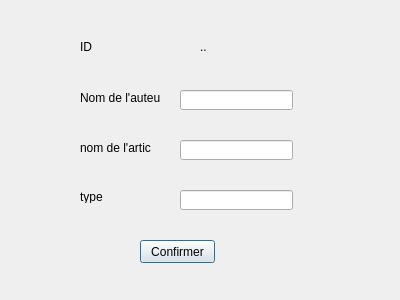
<?xml version="1.0" encoding="UTF-8"?>
<ui version="4.0">
 <class>modifier</class>
 <widget class="QDialog" name="modifier">
  <property name="geometry">
   <rect>
    <x>0</x>
    <y>0</y>
    <width>400</width>
    <height>300</height>
   </rect>
  </property>
  <property name="windowTitle">
   <string>Dialog</string>
  </property>
  <widget class="QLineEdit" name="lineEdit_auteur">
   <property name="geometry">
    <rect>
     <x>180</x>
     <y>90</y>
     <width>113</width>
     <height>20</height>
    </rect>
   </property>
  </widget>
  <widget class="QLineEdit" name="lineEdit_narticle">
   <property name="geometry">
    <rect>
     <x>180</x>
     <y>140</y>
     <width>113</width>
     <height>20</height>
    </rect>
   </property>
  </widget>
  <widget class="QLabel" name="label_10">
   <property name="geometry">
    <rect>
     <x>80</x>
     <y>140</y>
     <width>71</width>
     <height>16</height>
    </rect>
   </property>
   <property name="text">
    <string>nom de l'article</string>
   </property>
  </widget>
  <widget class="QLabel" name="label_12">
   <property name="geometry">
    <rect>
     <x>80</x>
     <y>190</y>
     <width>47</width>
     <height>13</height>
    </rect>
   </property>
   <property name="text">
    <string>type</string>
   </property>
  </widget>
  <widget class="QLabel" name="label_9">
   <property name="geometry">
    <rect>
     <x>80</x>
     <y>90</y>
     <width>81</width>
     <height>16</height>
    </rect>
   </property>
   <property name="text">
    <string>Nom de l'auteur</string>
   </property>
  </widget>
  <widget class="QLabel" name="label_11">
   <property name="geometry">
    <rect>
     <x>80</x>
     <y>40</y>
     <width>47</width>
     <height>13</height>
    </rect>
   </property>
   <property name="text">
    <string>ID</string>
   </property>
  </widget>
  <widget class="QLineEdit" name="lineEdit_type">
   <property name="geometry">
    <rect>
     <x>180</x>
     <y>190</y>
     <width>113</width>
     <height>20</height>
    </rect>
   </property>
  </widget>
  <widget class="QPushButton" name="pushButton">
   <property name="geometry">
    <rect>
     <x>140</x>
     <y>240</y>
     <width>75</width>
     <height>23</height>
    </rect>
   </property>
   <property name="text">
    <string>Confirmer</string>
   </property>
  </widget>
  <widget class="QLabel" name="label_13">
   <property name="geometry">
    <rect>
     <x>200</x>
     <y>40</y>
     <width>47</width>
     <height>13</height>
    </rect>
   </property>
   <property name="text">
    <string>..</string>
   </property>
  </widget>
 </widget>
 <resources/>
 <connections/>
</ui>
